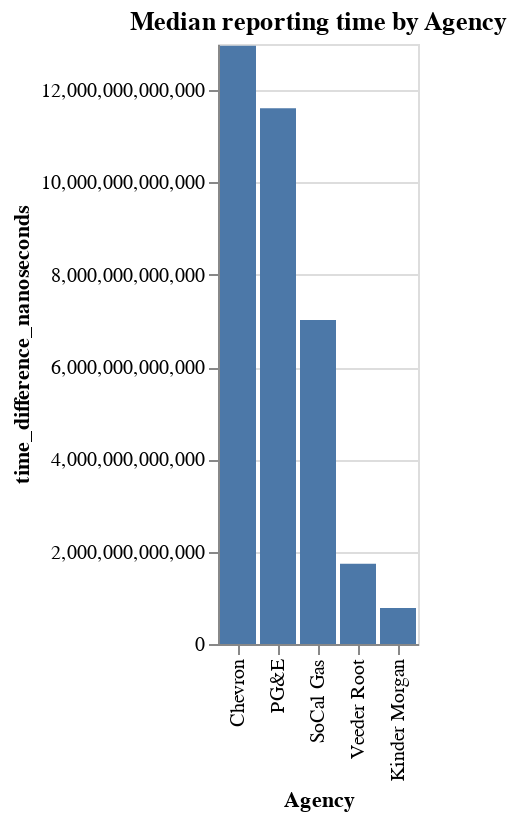

This figure's notebook cell:
### Code cell
alt.Chart(median_time_difference_agency[['Agency', 'time_difference_nanoseconds']]).mark_bar().encode(
    x=alt.X('Agency', sort='-y'),
    y='time_difference_nanoseconds',
).properties(
    title='Median reporting time by Agency'
)

### Figure 1 — Vega-Lite specification as saved in the notebook (floating-point values rounded to 4 significant figures)
{"config": {"view": {"continuousWidth": 300, "continuousHeight": 300}}, "data": {"name": "data-514101e26c41dc23a0b59e25b57a974d"}, "mark": {"type": "bar"}, "encoding": {"x": {"field": "Agency", "sort": "-y", "type": "nominal"}, "y": {"field": "time_difference_nanoseconds", "type": "quantitative"}}, "title": "Median reporting time by Agency", "$schema": "https://vega.github.io/schema/vega-lite/v5.15.1.json", "datasets": {"data-514101e26c41dc23a0b59e25b57a974d": [{"Agency": "Chevron", "time_difference_nanoseconds": 12960000000000}, {"Agency": "Kinder Morgan", "time_difference_nanoseconds": 780000000000}, {"Agency": "PG&E", "time_difference_nanoseconds": 11610000000000}, {"Agency": "SoCal Gas", "time_difference_nanoseconds": 7020000000000}, {"Agency": "Veeder Root", "time_difference_nanoseconds": 1740000000000}]}}
